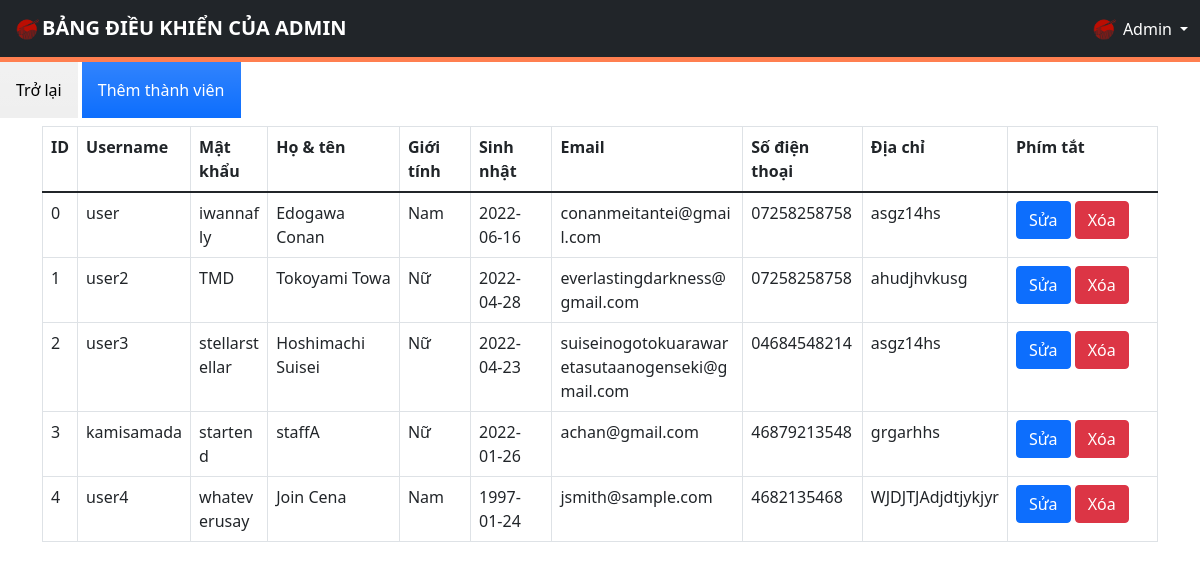
Before: /admin/memberManagement.php with the older database file.
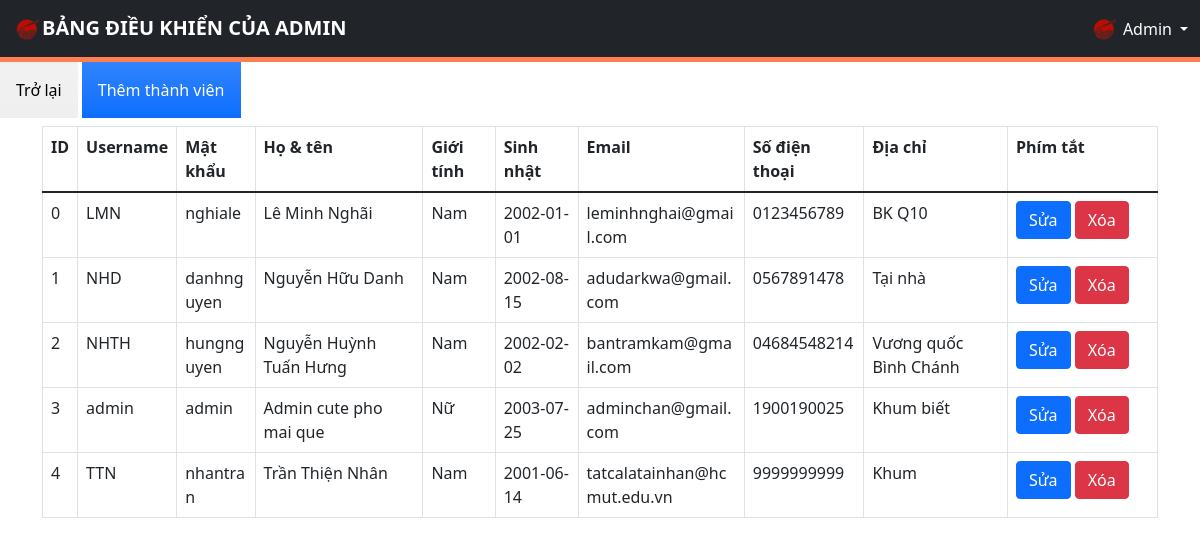
After: the same page with the newer database file.
### tables this page shows
CREATE TABLE `user` (
  `id` int(10) UNSIGNED NOT NULL,
  `username` varchar(100) NOT NULL,
  `password` varchar(255) NOT NULL,
  `full_name` varchar(100) NOT NULL,
  `sex` varchar(6) NOT NULL COMMENT 'Nam, Nữ, Khác',
  `birthday` date NOT NULL,
  `email` varchar(50) NOT NULL,
  `phone` varchar(15) NOT NULL,
  `address` varchar(255) NOT NULL,
  `admin` tinyint(1) NOT NULL DEFAULT 0 COMMENT '0: user, 1: admin'
);

### admin/memberManagement.php (the view, shortened to what this page needs)
<!DOCTYPE html>
<html lang="en">
<head>
  <link href="https://cdnjs.cloudflare.com/ajax/libs/font-awesome/5.9.0/css/all.min.css" rel="stylesheet">
  <link href="https://cdn.jsdelivr.net/npm/bootstrap@5.1.3/dist/css/bootstrap.min.css" rel="stylesheet">
  <link rel="stylesheet" href="admin-styles/styles.css">
</head>
<body>
  <div>
    <?php $IPATH = $_SERVER["DOCUMENT_ROOT"]."/btl-web/admin/";
    include($IPATH."navbar.php");?>
  </div>
  <form method="post" action="memberManagement.php">
    <a href="index.php"><input type="button" class="p-3 mb-2 bg-gray bg-gradient text-black" value="Trở lại"></a>
    <a href="newMember.php"><input type="button" class="p-3 mb-2 bg-primary bg-gradient text-white" value="Thêm thành viên"></a>
  </form>
  <div class="container">
    <?php
      include('../config/config.php');
      echo "<table class='table table-bordered'>
              <tr>
                  <th>ID</th>
                  <th>Username</th>
                  <th>Mật khẩu</th>
                  <th>Họ & tên</th>
                  <th>Giới tính</th>
                  <th>Sinh nhật</th>
                  <th>Email</th>
                  <th>Số điện thoại</th>
                  <th>Địa chỉ</th>
                  <th>Phím tắt</th>
              </tr>
              <tbody>";
      $sql = "SELECT * from user";
      $result = $conn->query($sql);
      if ($result->num_rows > 0) {
        while ($row = $result->fetch_assoc()) {
          $id = $row['id'];
          $username = $row['username'];
          $password = $row['password'];
          $full_name = $row['full_name'];
          $seggs = $row['sex'];
          $birthday = $row['birthday'];
          $email = $row['email'];
          $phone = $row['phone'];
          $address = $row['address'];
          echo "<tr>
                  <td class=\"id\">" . $id . "</td>
                  <td class=\"usr\">" . $username . "</td>
                  <td class=\"pass\">" . $password . "</td>
                  <td class=\"full\">" . $full_name . "</td>
                  <td class=\"xx\">" . $seggs . "</td>
                  <td class=\"bir\">" . $birthday . "</td>
                  <td class=\"mail\">" . $email . "</td>
                  <td class=\"phone\">" . $phone . "</td>
                  <td class=\"addr\">" . $address . "</td>
                  <td class=\"btnn\">
                    <a href='editMember.php?id=$id' class='btn btn-primary m-r-1em' name='edit'>Sửa</a>
                    <a href='deleteMember.php?id=$id' class='btn btn-danger'>Xóa</a>
                  </td>
                </tr>";
        }
        echo "</tbody></table>";
      }
    ?>
  </div>
</body>
</html>

### admin/navbar.php (shortened to what this page needs)
<!DOCTYPE html>
<html lang="en">
<head>
  <link rel="stylesheet" href="admin-styles/adminButton.css">
</head>
<body>
  <nav class="my-navbar navbar navbar-expand-xl navbar-dark bg-dark">
    <div class="my-container container-fluid">
        <a class="navbar-brand" href="index.php">
            <img href="index.php" src="../img/logo.png" width="30" height="30" class="d-inline-block align-text-top" alt=""><b>BẢNG ĐIỀU KHIỂN CỦA ADMIN</b>
        </a>
      <div class="d-flex align-items-center">
        <div class="dropdown">
          <a href="#" class="d-flex align-items-center text-white text-decoration-none dropdown-toggle" id="dropdownUser1" data-bs-toggle="dropdown" aria-expanded="false">
            <img src="../img/logo.png" alt="hugenerd" width="30" height="30" class="rounded-circle">
            <span class="d-none d-sm-inline mx-1">Admin</span>
          </a>
        </div>
      </div>
    </div>
  </nav>
</body>
</html>

### admin/admin-styles/styles.css (style rules this page uses)
:root { --color: #e74c3c; --border: 5px solid #e74c3c; --gray: #57606f; --bg: rgba(255, 255, 255, 0.3); }
.my-navbar { border-bottom: var(--border); }

### admin/admin-styles/adminButton.css (style rules this page uses)
* { margin: 0; padding: 0; box-sizing: border-box; outline: none; border: none; text-decoration: none; transition: 0.2s linear; }
:root { --color: #ff7f50; --border: 5px solid #ff7f50; --gray: #57606f; --bg: rgba(255, 255, 255, 0.3); }

### admin/memberManagement.php (style rules this page uses)
.pass { max-width: 25px; word-break: break-all; }
.full { min-width: 100px; line-break: normal; word-break: keep-all; }
.mail { max-width: 300px; line-break: anywhere; }
.addr { max-width: 300px; line-break: normal; }
.btnn { min-width: 150px; }

Changed rows visible on the page:
changed user id 0: username "user" → "LMN"; password "iwannafly" → "nghiale"; full_name "Edogawa Conan" → "Lê Minh Nghãi"; birthday "2022-06-16" → "2002-01-01"; email "conanmeitantei@gmail.com" → "leminhnghai@gmail.com"; phone "07258258758" → "0123456789"; address "asgz14hs" → "BK Q10"
changed user id 1: username "user2" → "NHD"; password "TMD" → "danhnguyen"; full_name "Tokoyami Towa" → "Nguyễn Hữu Danh"; sex "Nữ" → "Nam"; birthday "2022-04-28" → "2002-08-15"; email "everlastingdarkness@gmail.com" → "adudarkwa@gmail.com"; phone "07258258758" → "0567891478"; address "ahudjhvkusg" → "Tại nhà"
changed user id 2: username "user3" → "NHTH"; password "stellarstellar" → "hungnguyen"; full_name "Hoshimachi Suisei" → "Nguyễn Huỳnh Tuấn Hưng"; sex "Nữ" → "Nam"; birthday "2022-04-23" → "2002-02-02"; email "suiseinogotokuarawaretasutaanogenseki@gmail.com" → "bantramkam@gmail.com"; address "asgz14hs" → "Vương quốc Bình Chánh"
changed user "Nữ": username "kamisamada" → "admin"; password "startend" → "admin"; full_name "staffA" → "Admin cute pho mai que"; birthday "2022-01-26" → "2003-07-25"; email "achan@gmail.com" → "adminchan@gmail.com"; phone "46879213548" → "1900190025"; address "grgarhhs" → "Khum biết"
changed user id 4: username "user4" → "TTN"; password "whateverusay" → "nhantran"; full_name "Join Cena" → "Trần Thiện Nhân"; birthday "1997-01-24" → "2001-06-14"; email "jsmith@sample.com" → "tatcalatainhan@hcmut.edu.vn"; phone "4682135468" → "9999999999"; address "WJDJTJAdjdtjykjyr" → "Khum"
